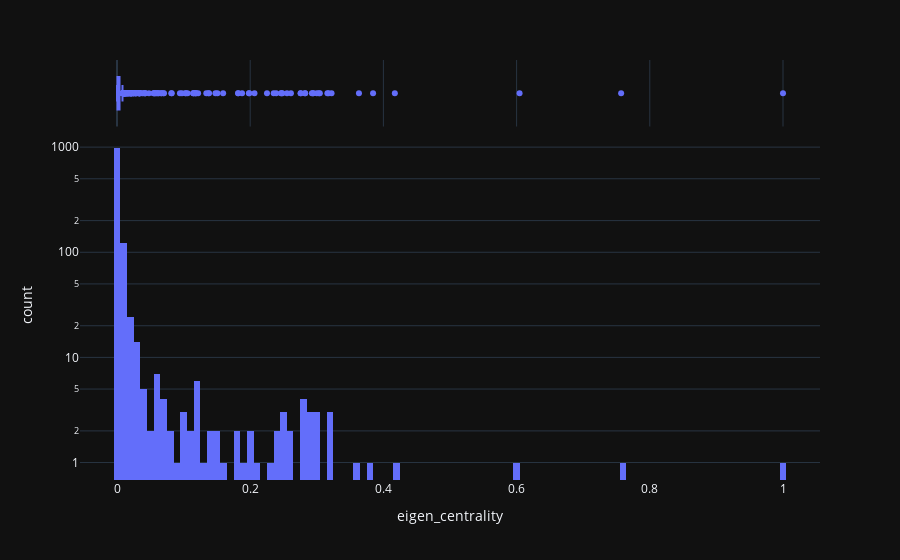

Notebook cell for this chart:
### Code cell
px.histogram(person_ranking, x="eigen_centrality", marginal="box", log_y=True)

### Figure 1 — Plotly figure (JSON) as saved in the notebook; plotly's stock layout.template omitted (floating-point values rounded to 4 significant figures; data arrays with more than 128 entries replaced by an {"elided": "..."} marker saying what was removed)
{"data": [{"alignmentgroup": "True", "bingroup": "x", "hovertemplate": "eigen_centrality=%{x}<br>count=%{y}<extra></extra>", "legendgroup": "", "marker": {"color": "#636efa", "pattern": {"shape": ""}}, "name": "", "offsetgroup": "", "orientation": "v", "showlegend": false, "x": {"elided": "1209 float values"}, "xaxis": "x", "yaxis": "y", "type": "histogram"}, {"alignmentgroup": "True", "hovertemplate": "eigen_centrality=%{x}<extra></extra>", "legendgroup": "", "marker": {"color": "#636efa"}, "name": "", "notched": true, "offsetgroup": "", "showlegend": false, "x": {"elided": "1209 float values"}, "xaxis": "x2", "yaxis": "y2", "type": "box"}], "layout": {"xaxis": {"anchor": "y", "domain": [0.0, 1.0], "title": {"text": "eigen_centrality"}}, "yaxis": {"anchor": "x", "domain": [0.0, 0.8316], "type": "log", "title": {"text": "count"}}, "xaxis2": {"anchor": "y2", "domain": [0.0, 1.0], "matches": "x", "showticklabels": false, "showgrid": true}, "yaxis2": {"anchor": "x2", "domain": [0.8416, 1.0], "matches": "y2", "showticklabels": false, "showline": false, "ticks": "", "showgrid": false}, "legend": {"tracegroupgap": 0}, "margin": {"t": 60}, "barmode": "relative"}}
